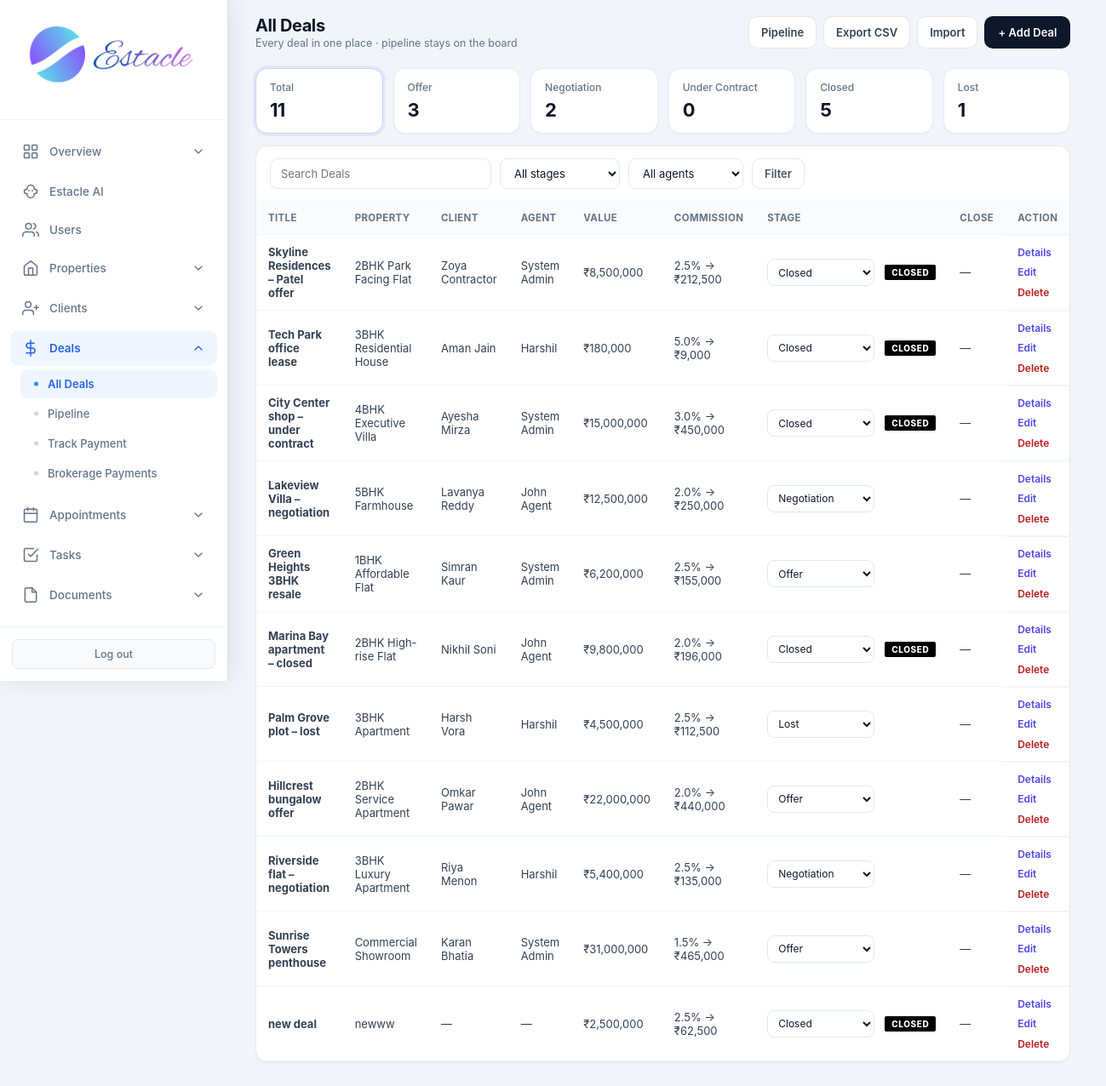
Page /admin/deals (signed in) on the committed database.
### tables this page shows
CREATE TABLE deals (
            id INTEGER PRIMARY KEY AUTOINCREMENT,
            title TEXT NOT NULL,
            property_id INTEGER,
            client_id INTEGER,
            agent_id INTEGER,
            stage TEXT DEFAULT 'offer',
            value REAL DEFAULT 0,
            commission_rate REAL DEFAULT 2.5,
            expected_close TEXT,
            notes TEXT,
            created_at TIMESTAMP DEFAULT CURRENT_TIMESTAMP,
            updated_at TIMESTAMP DEFAULT CURRENT_TIMESTAMP,
            FOREIGN KEY (property_id) REFERENCES properties (id),
            FOREIGN KEY (client_id) REFERENCES clients (id),
            FOREIGN KEY (agent_id) REFERENCES users (id)
        );

CREATE TABLE properties (
            id INTEGER PRIMARY KEY AUTOINCREMENT,
            title TEXT NOT NULL,
            description TEXT,
            price REAL NOT NULL,
            property_type TEXT NOT NULL,
            status TEXT DEFAULT 'available',
            address TEXT,
            city TEXT,
            state TEXT,
            zip_code TEXT,
            bedrooms INTEGER,
            bathrooms REAL,
            area_sqft REAL,
            agent_id INTEGER,
            created_at TIMESTAMP DEFAULT CURRENT_TIMESTAMP, category TEXT DEFAULT "sale", listing_type TEXT DEFAULT "sale", floor TEXT, carpet_area REAL, furnishing TEXT, parking TEXT, amenities TEXT, seller_name TEXT, seller_phone TEXT, monthly_rent REAL, security_deposit REAL, maintenance REAL, per_sqft REAL, latitude TEXT, longitude TEXT, photos TEXT, year_built TEXT, facing TEXT, videos TEXT,
            FOREIGN KEY (agent_id) REFERENCES users (id)
        );

CREATE TABLE clients (
            id INTEGER PRIMARY KEY AUTOINCREMENT,
            full_name TEXT NOT NULL,
            email TEXT,
            phone TEXT,
            status TEXT DEFAULT 'lead',
            notes TEXT,
            agent_id INTEGER,
            created_at TIMESTAMP DEFAULT CURRENT_TIMESTAMP, source TEXT, budget REAL, interest TEXT, preferred_city TEXT, address TEXT, updated_at TIMESTAMP, user_id INTEGER,
            FOREIGN KEY (agent_id) REFERENCES users (id)
        );

CREATE TABLE users (
            id INTEGER PRIMARY KEY AUTOINCREMENT,
            email TEXT UNIQUE NOT NULL,
            password TEXT NOT NULL,
            full_name TEXT NOT NULL,
            role TEXT NOT NULL CHECK(role IN ('admin', 'agent', 'customer')),
            phone TEXT,
            created_at TIMESTAMP DEFAULT CURRENT_TIMESTAMP,
            is_active INTEGER DEFAULT 1
        , avatar TEXT, last_seen TIMESTAMP, job_title TEXT, department TEXT, employee_id TEXT, license_no TEXT, commission_rate REAL, alt_phone TEXT, address TEXT, city TEXT, state TEXT, country TEXT, postal_code TEXT, notes TEXT, hire_date TEXT, timezone TEXT);

CREATE TABLE settings (
            key TEXT PRIMARY KEY,
            value TEXT
        );

### routes/admin/deals.py (the view)
@admin.route('/admin/deals')
@login_required
@role_required('admin')
def admin_deals():
    db = get_db()
    migrate_db()
    q = request.args.get('q', '').strip()
    agent_id = request.args.get('agent_id', '').strip()
    stage_filter = _normalize_stage(request.args.get('stage', '').strip()) if request.args.get('stage') else ''
    if request.args.get('stage') and stage_filter not in STAGES:
        stage_filter = ''
    all_rows = _deals_query(db, q='', agent_id='')
    stats = {st: sum(1 for r in all_rows if r['stage'] == st) for st in STAGES}
    stats['total'] = len(all_rows)
    rows = _deals_query(db, q=q, agent_id=agent_id, stage_filter=stage_filter)
    agents = db.execute(
        "SELECT id, full_name FROM users WHERE role IN ('admin','agent') AND is_active=1 ORDER BY full_name"
    ).fetchall()
    currency = get_setting('currency', 'INR')
    active_filters = sum(1 for v in (q, agent_id, stage_filter) if v)
    return render_template(
        'admin_deals.html',
        deals=rows,
        stats=stats,
        agents=agents,
        stages=STAGES,
        stage_labels=STAGE_LABELS,
        q=q,
        agent_id=agent_id,
        stage_filter=stage_filter,
        active_filters=active_filters,
        currency=currency,
        format_money=format_money,
    )

### core/db.py (called while the page is built)
def get_db():
    if 'db' not in g:
        g.db = sqlite3.connect(current_app.config['DATABASE'])
        g.db.row_factory = sqlite3.Row
    return g.db

### core/helpers.py (called while the page is built)
def login_required(f):
    @wraps(f)
    def decorated_function(*args, **kwargs):
        if 'user_id' not in session:
            flash('Please log in to access this page.', 'warning')
            return redirect(url_for('auth.login'))
        return f(*args, **kwargs)
    return decorated_function

def role_required(*roles):
    def decorator(f):
        @wraps(f)
        def decorated_function(*args, **kwargs):
            if 'user_id' not in session:
                flash('Please log in to access this page.', 'warning')
                return redirect(url_for('auth.login'))
            if session.get('role') not in roles:
                flash('You do not have permission to access this page.', 'danger')
                return redirect(url_for('auth.role_redirect'))
            return f(*args, **kwargs)
        return decorated_function
    return decorator

def get_setting(key, default=''):
    db = get_db()
    row = db.execute('SELECT value FROM settings WHERE key = ?', (key,)).fetchone()
    return row['value'] if row else default

def format_money(amount, currency=None):
    if amount is None:
        return '—'
    currency = currency or get_setting('currency', 'INR')
    symbols = {'USD': '$', 'INR': '₹', 'AED': 'AED '}
    sym = symbols.get(currency, currency + ' ')
    try:
        return f"{sym}{float(amount):,.0f}"
    except (TypeError, ValueError):
        return str(amount)

### routes/admin/deals.py (called while the page is built)
def _normalize_stage(st):
    st = (st or 'offer').strip().lower().replace(' ', '_')
    aliases = {
        'under contract': 'under_contract',
        'under-contract': 'under_contract',
        'won': 'closed',
        'sold': 'closed',
    }
    st = aliases.get(st, st)
    if st not in STAGES:
        st = 'offer'
    return st

### templates/admin_deals.html (shortened to what this page needs)
<!DOCTYPE html>
<html lang="en">
<head>
<link rel="stylesheet" href="{{ url_for('static', filename='css/admin.css') }}">
</head>
<body>
<div class="app-layout">
{% set active = 'deals' %}
{% include 'partials/admin_sidebar.html' %}
<main class="main-content">
  <header class="top-bar dash-top">
    <div>
      <h1 class="page-title">All Deals</h1>
      <p class="page-subtitle">Every deal in one place · pipeline stays on the board</p>
    </div>
    <div class="top-actions">
      <a href="{{ url_for('admin.admin_deals_pipeline') }}" class="btn-export">Pipeline</a>
      <a href="{{ url_for('admin.admin_export_deals') }}" class="btn-export">Export CSV</a>
      <a href="{{ url_for('admin.admin_add_deal') }}#import" class="btn-export">Import</a>
      <a href="{{ url_for('admin.admin_add_deal') }}" class="btn-create">+ Add Deal</a>
    </div>
  </header>
  <div class="page-wrap">
    <div class="stat-row">
      <a href="{{ url_for('admin.admin_deals') }}" class="stat-card kpi-soft {% if not stage_filter %}active-filter{% endif %}">
        <div class="kpi-label">Total</div>
        <div class="kpi-value">{{ stats.total }}</div>
      </a>
      {% for st in stages %}
      <a href="{{ url_for('admin.admin_deals', stage=st, q=q, agent_id=agent_id) }}" class="stat-card kpi-soft {% if stage_filter==st %}active-filter{% endif %}">
        <div class="kpi-label">{{ stage_labels[st] }}</div>
        <div class="kpi-value">{{ stats[st] }}</div>
      </a>
      {% endfor %}
    </div>
    <div class="panel-card">
      <div class="panel-toolbar">
        <form method="GET" action="{{ url_for('admin.admin_deals') }}" style="display:flex;flex-wrap:wrap;gap:10px;align-items:center;width:100%">
          <input type="search" name="q" value="{{ q }}" placeholder="Search Deals">
          <select name="stage">
            <option value="">All stages</option>
          </select>
          <select name="agent_id">
            <option value="">All agents</option>
          </select>
          <button type="submit" class="btn-filter">Filter</button>
        </form>
      </div>
      <div class="table-wrap">
        <table class="deals-table">
          <thead>
            <tr>
              <th>Title</th>
              <th>Property</th>
              <th>Client</th>
              <th>Agent</th>
              <th>Value</th>
              <th>Commission</th>
              <th>Stage</th>
              <th>Close</th>
              <th>Action</th>
            </tr>
          </thead>
          <tbody>
            {% for d in deals %}
            <tr>
              <td><strong><a href="{{ url_for('admin.admin_deal_detail', deal_id=d.id) }}" style="color:inherit;text-decoration:none">{{ d.title }}</a></strong></td>
              <td>{{ d.property_title or '—' }}</td>
              <td>{{ d.client_name or '—' }}</td>
              <td>{{ d.agent_name or '—' }}</td>
              <td>{{ format_money(d.value or 0, currency) }}</td>
              <td>{{ d.commission_rate or 0 }}% → {{ format_money(d.commission_amount or 0, currency) }}</td>
              <td>
                <form method="POST" action="{{ url_for('admin.admin_deal_stage', deal_id=d.id) }}" style="margin:0;display:inline-flex;align-items:center;gap:6px">
                  <select name="stage" class="stage-select" onchange="this.form.submit()">
                    {% for s in stages %}
                    <option value="{{ s }}" {% if d.stage==s %}selected{% endif %}>{{ stage_labels[s] }}</option>
                    {% endfor %}
                  </select>
                  {% if d.stage == 'closed' %}<span class="stamp-closed">Closed</span>{% endif %}
                </form>
              </td>
              <td>{{ d.expected_close or '—' }}</td>
              <td class="actions-cell">
                <a class="btn-sm" href="{{ url_for('admin.admin_deal_detail', deal_id=d.id) }}">Details</a>
                <a class="btn-sm" href="{{ url_for('admin.admin_edit_deal', deal_id=d.id) }}">Edit</a>
                <form method="POST" action="{{ url_for('admin.admin_delete_deal', deal_id=d.id) }}" style="margin:0" onsubmit="return confirm('Delete this deal?');">
                  <button type="submit" class="btn-sm danger">Delete</button>
                </form>
              </td>
            </tr>
            {% else %}
            <tr><td colspan="9" class="empty">No deals yet — add one to get started</td></tr>
            {% endfor %}
          </tbody>
        </table>
      </div>
    </div>
  </div>
</main>
</div>
</body>
</html>

### static/css/admin.css (style rules this page uses)
* { margin: 0; padding: 0; box-sizing: border-box; }
body { font-family: -apple-system, BlinkMacSystemFont, 'Segoe UI', Roboto, 'Helvetica Neue', Arial, sans-serif; background: #f1f5f9; color: #0f172a; min-height: 100vh; }
.app-layout { display: flex; min-height: 100vh; }
.main-content { flex: 1; margin-left: 268px; min-height: 100vh; }
.top-bar { background: white; padding: 18px 32px; border-bottom: 1px solid #e2e8f0; display: flex; justify-content: space-between; align-items: center; }
.page-title { font-family: 'Inter', sans-serif; font-size: 22px; font-weight: 700; letter-spacing: -0.4px; color: #0f172a; }
.page-subtitle { font-size: 13px; color: #64748b; margin-top: 2px; font-weight: 400; }
.stat-card { background: white; border-radius: 14px; padding: 20px; display: flex; align-items: center; gap: 14px; border: 1px solid #e2e8f0; box-shadow: 0 1px 2px rgba(0,0,0,0.03); transition: box-shadow 0.2s ease; }
.table-wrap { overflow-x: auto; }
table { width: 100%; border-collapse: collapse; font-size: 13.5px; }
th { text-align: left; padding: 11px 16px; background: #f8fafc; color: #64748b; font-weight: 600; font-size: 11.5px; text-transform: uppercase; letter-spacing: 0.4px; }
td { padding: 12px 16px; border-top: 1px solid #f1f5f9; color: #334155; }
.btn-sm { padding: 5px 11px; border-radius: 6px; font-size: 12px; font-weight: 600; border: none; cursor: pointer; font-family: inherit; }
.actions-cell { display: flex; gap: 6px; align-items: center; flex-wrap: wrap; }
html { scrollbar-gutter: stable; }
.app-layout > :not(.sidebar):not(script):not(style) { animation: estacle-page-in 200ms cubic-bezier(0.22, 0.61, 0.36, 1) backwards; }

### rows in the picture
deals: stage "Negotiation", agent "2", title "Lakeview Villa – negotiation", title "5BHK Farmhouse", full_name "Lavanya Reddy", full_name "John Agent", value.value "₹12,500,000", commission_rate "2.0", expected_close "—"
deals: title "Skyline Residences – Patel offer", title "2BHK Park Facing Flat", full_name "Zoya Contractor", full_name "System Admin", value.value "₹8,500,000", commission_rate "2.5", stage "Closed", shows "CLOSED", expected_close "—"
settings: value "₹212,500", value "₹9,000", value "₹450,000", value "₹250,000", value "₹155,000", value "₹196,000", value "₹112,500", value "₹440,000", value "₹135,000", value "₹465,000", value "₹62,500"
deals: title "Tech Park office lease", title "3BHK Residential House", full_name "Aman Jain", full_name "Harshil", value.value "₹180,000", commission_rate "5.0", stage "Closed", shows "CLOSED", expected_close "—"
deals: title "City Center shop – under contract", title "4BHK Executive Villa", full_name "Ayesha Mirza", full_name "System Admin", value.value "₹15,000,000", commission_rate "3.0", stage "Closed", shows "CLOSED", expected_close "—"
deals: title "Green Heights 3BHK resale", title "1BHK Affordable Flat", full_name "Simran Kaur", full_name "System Admin", value.value "₹6,200,000", commission_rate "2.5", stage "Offer", expected_close "—"
deals: title "Marina Bay apartment – closed", title "2BHK High-rise Flat", full_name "Nikhil Soni", full_name "John Agent", value.value "₹9,800,000", commission_rate "2.0", stage "Closed", shows "CLOSED", expected_close "—"
deals: title "Palm Grove plot – lost", title "3BHK Apartment", full_name "Harsh Vora", full_name "Harshil", value.value "₹4,500,000", commission_rate "2.5", stage "Lost", expected_close "—"
deals: title "Hillcrest bungalow offer", title "2BHK Service Apartment", full_name "Omkar Pawar", full_name "John Agent", value.value "₹22,000,000", commission_rate "2.0", stage "Offer", expected_close "—"
deals: title "Riverside flat – negotiation", title "3BHK Luxury Apartment", full_name "Riya Menon", full_name "Harshil", value.value "₹5,400,000", commission_rate "2.5", stage "Negotiation", expected_close "—"
deals: title "Sunrise Towers penthouse", title "Commercial Showroom", full_name "Karan Bhatia", full_name "System Admin", value.value "₹31,000,000", commission_rate "1.5", stage "Offer", expected_close "—"
deals: title "new deal", title "newww", client_name "—", agent_name "—", value.value "₹2,500,000", commission_rate "2.5", stage "Closed", shows "CLOSED", expected_close "—"

### other values in the picture
{{ stats.total }} "11"
{{ stage_labels[st] }} "Offer" "Under Contract" "Closed" "Lost"
{{ stats[st] }} "3" "0" "5" "1"
